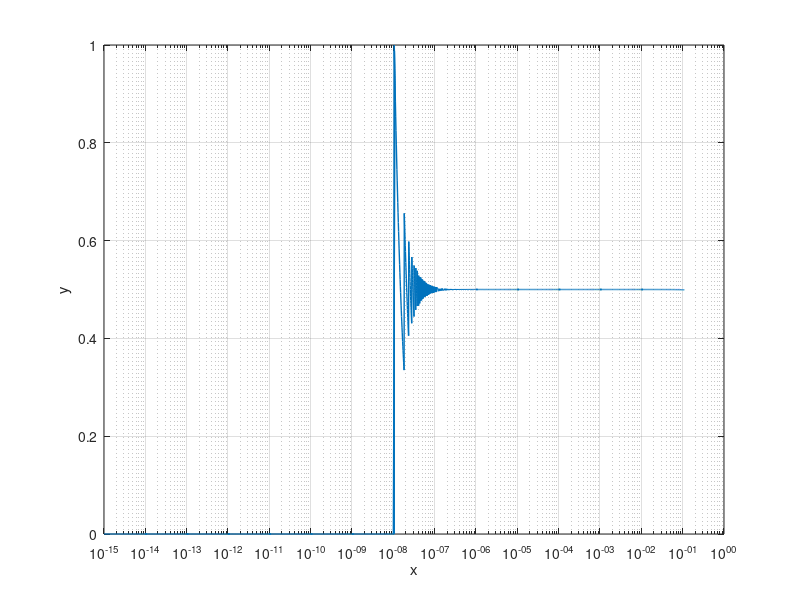

MATLAB code to generate this figure:
f = @(x)((1-cos(x))./x.^2);
x = []; y = [];
a = 1e-15;
for i = 0:13
    tmp = a * 10^(i);
    for j = 0:499
        loc = tmp * (1 + j * 0.02);
        x = [x, loc]; y = [y, f(loc)];
    end
end

semilogx(x, y, 'LineWidth', 1)
xlabel('x')
ylabel('y')
grid on